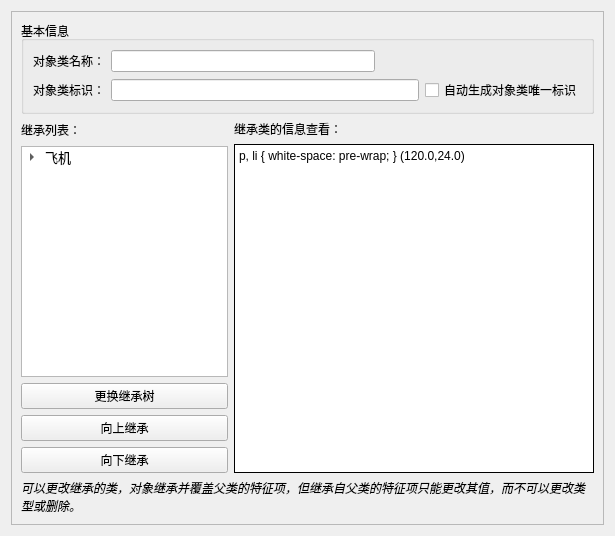
<?xml version="1.0" encoding="UTF-8"?>
<ui version="4.0">
 <class>ObjectClassBasicInfoWidget</class>
 <widget class="QWidget" name="ObjectClassBasicInfoWidget">
  <property name="geometry">
   <rect>
    <x>0</x>
    <y>0</y>
    <width>615</width>
    <height>536</height>
   </rect>
  </property>
  <property name="windowTitle">
   <string>对象类基本信息</string>
  </property>
  <layout class="QGridLayout" name="gridLayout_3">
   <item row="0" column="0">
    <widget class="QScrollArea" name="scrollArea">
     <property name="frameShape">
      <enum>QFrame::StyledPanel</enum>
     </property>
     <property name="widgetResizable">
      <bool>true</bool>
     </property>
     <widget class="QWidget" name="scrollAreaWidgetContents">
      <property name="geometry">
       <rect>
        <x>0</x>
        <y>0</y>
        <width>595</width>
        <height>516</height>
       </rect>
      </property>
      <layout class="QGridLayout" name="gridLayout_2">
       <item row="0" column="0">
        <layout class="QVBoxLayout" name="verticalLayout_4">
         <item>
          <widget class="QGroupBox" name="groupBox">
           <property name="title">
            <string>基本信息</string>
           </property>
           <layout class="QGridLayout" name="gridLayout">
            <item row="0" column="0">
             <layout class="QVBoxLayout" name="verticalLayout_3">
              <item>
               <layout class="QHBoxLayout" name="horizontalLayout">
                <item>
                 <widget class="QLabel" name="label">
                  <property name="text">
                   <string>对象类名称：</string>
                  </property>
                 </widget>
                </item>
                <item>
                 <widget class="QLineEdit" name="lineEdit_name">
                  <property name="minimumSize">
                   <size>
                    <width>264</width>
                    <height>0</height>
                   </size>
                  </property>
                 </widget>
                </item>
                <item>
                 <spacer name="horizontalSpacer">
                  <property name="orientation">
                   <enum>Qt::Horizontal</enum>
                  </property>
                  <property name="sizeHint" stdset="0">
                   <size>
                    <width>218</width>
                    <height>20</height>
                   </size>
                  </property>
                 </spacer>
                </item>
               </layout>
              </item>
              <item>
               <layout class="QHBoxLayout" name="horizontalLayout_2">
                <item>
                 <widget class="QLabel" name="label_2">
                  <property name="text">
                   <string>对象类标识：</string>
                  </property>
                 </widget>
                </item>
                <item>
                 <widget class="QLineEdit" name="lineEdit_oid">
                  <property name="minimumSize">
                   <size>
                    <width>200</width>
                    <height>0</height>
                   </size>
                  </property>
                 </widget>
                </item>
                <item>
                 <widget class="QCheckBox" name="checkBox">
                  <property name="text">
                   <string>自动生成对象类唯一标识</string>
                  </property>
                 </widget>
                </item>
               </layout>
              </item>
             </layout>
            </item>
           </layout>
          </widget>
         </item>
         <item>
          <layout class="QHBoxLayout" name="horizontalLayout_3">
           <item>
            <layout class="QVBoxLayout" name="verticalLayout">
             <item>
              <layout class="QHBoxLayout" name="horizontalLayout_4">
               <item>
                <widget class="QLabel" name="label_3">
                 <property name="text">
                  <string>继承列表：</string>
                 </property>
                </widget>
               </item>
               <item>
                <spacer name="horizontalSpacer_2">
                 <property name="orientation">
                  <enum>Qt::Horizontal</enum>
                 </property>
                 <property name="sizeHint" stdset="0">
                  <size>
                   <width>40</width>
                   <height>20</height>
                  </size>
                 </property>
                </spacer>
               </item>
              </layout>
             </item>
             <item>
              <widget class="QTreeWidget" name="treeWidget_inherit">
               <property name="minimumSize">
                <size>
                 <width>160</width>
                 <height>0</height>
                </size>
               </property>
               <property name="maximumSize">
                <size>
                 <width>300</width>
                 <height>16777215</height>
                </size>
               </property>
               <property name="iconSize">
                <size>
                 <width>30</width>
                 <height>30</height>
                </size>
               </property>
               <property name="allColumnsShowFocus">
                <bool>false</bool>
               </property>
               <property name="headerHidden">
                <bool>true</bool>
               </property>
               <column>
                <property name="text">
                 <string notr="true">1</string>
                </property>
               </column>
               <item>
                <property name="text">
                 <string>飞机</string>
                </property>
                <property name="font">
                 <font>
                  <pointsize>10</pointsize>
                 </font>
                </property>
                <property name="icon">
                 <iconset resource="../ModelingTool.qrc">
                  <normaloff>:/ModelingTool/Images/class.png</normaloff>:/ModelingTool/Images/class.png</iconset>
                </property>
                <item>
                 <property name="text">
                  <string>直95</string>
                 </property>
                 <property name="font">
                  <font>
                   <pointsize>10</pointsize>
                  </font>
                 </property>
                 <property name="icon">
                  <iconset resource="../ModelingTool.qrc">
                   <normaloff>:/ModelingTool/Images/selectedObjectClass.png</normaloff>:/ModelingTool/Images/selectedObjectClass.png</iconset>
                 </property>
                </item>
               </item>
              </widget>
             </item>
             <item>
              <widget class="QPushButton" name="pushButton_changeInherit">
               <property name="text">
                <string>更换继承树</string>
               </property>
              </widget>
             </item>
             <item>
              <widget class="QPushButton" name="pushButton_upInherit">
               <property name="text">
                <string>向上继承</string>
               </property>
              </widget>
             </item>
             <item>
              <widget class="QPushButton" name="pushButton_downInherit">
               <property name="text">
                <string>向下继承</string>
               </property>
              </widget>
             </item>
            </layout>
           </item>
           <item>
            <layout class="QVBoxLayout" name="verticalLayout_2">
             <item>
              <layout class="QHBoxLayout" name="horizontalLayout_5">
               <item>
                <widget class="QLabel" name="label_4">
                 <property name="text">
                  <string>继承类的信息查看：</string>
                 </property>
                </widget>
               </item>
               <item>
                <spacer name="horizontalSpacer_3">
                 <property name="orientation">
                  <enum>Qt::Horizontal</enum>
                 </property>
                 <property name="sizeHint" stdset="0">
                  <size>
                   <width>37</width>
                   <height>17</height>
                  </size>
                 </property>
                </spacer>
               </item>
              </layout>
             </item>
             <item>
              <widget class="QTextEdit" name="textEdit">
               <property name="minimumSize">
                <size>
                 <width>360</width>
                 <height>300</height>
                </size>
               </property>
               <property name="frameShape">
                <enum>QFrame::Box</enum>
               </property>
               <property name="frameShadow">
                <enum>QFrame::Plain</enum>
               </property>
               <property name="html">
                <string>&lt;!DOCTYPE HTML PUBLIC &quot;-//W3C//DTD HTML 4.0//EN&quot; &quot;http://www.w3.org/TR/REC-html40/strict.dtd&quot;&gt;
&lt;html&gt;&lt;head&gt;&lt;meta name=&quot;qrichtext&quot; content=&quot;1&quot; /&gt;&lt;style type=&quot;text/css&quot;&gt;
p, li { white-space: pre-wrap; }
&lt;/style&gt;&lt;/head&gt;&lt;body style=&quot; font-family:'SimSun'; font-size:9pt; font-weight:400; font-style:normal;&quot;&gt;
&lt;p style=&quot; margin-top:0px; margin-bottom:0px; margin-left:0px; margin-right:0px; -qt-block-indent:0; text-indent:0px;&quot;&gt;&amp;lt;?xml version=&amp;quot;1.0&amp;quot; encoding=&amp;quot;GB2312&amp;quot; standalone=&amp;quot;yes&amp;quot; ?&amp;gt;&lt;/p&gt;
&lt;p style=&quot; margin-top:0px; margin-bottom:0px; margin-left:0px; margin-right:0px; -qt-block-indent:0; text-indent:0px;&quot;&gt;&amp;lt;!--对象描述文件，格式见【对象格式说明.xml】--&amp;gt;&lt;/p&gt;
&lt;p style=&quot; margin-top:0px; margin-bottom:0px; margin-left:0px; margin-right:0px; -qt-block-indent:0; text-indent:0px;&quot;&gt;&amp;lt;Root Desc=&amp;quot;对象描述文件&amp;quot; Version=&amp;quot;1.0&amp;quot; Author=&amp;quot;wuyuguo&amp;quot; Date=&amp;quot;2017-10-10&amp;quot; Path=&amp;quot;F:/VBF_DATA&amp;quot;&amp;gt;&lt;/p&gt;
&lt;p style=&quot; margin-top:0px; margin-bottom:0px; margin-left:0px; margin-right:0px; -qt-block-indent:0; text-indent:0px;&quot;&gt;	&amp;lt;DocRef URL=&amp;quot;./Airplane.stc&amp;quot;/&amp;gt;&lt;/p&gt;
&lt;p style=&quot; margin-top:0px; margin-bottom:0px; margin-left:0px; margin-right:0px; -qt-block-indent:0; text-indent:0px;&quot;&gt;    &lt;/p&gt;
&lt;p style=&quot; margin-top:0px; margin-bottom:0px; margin-left:0px; margin-right:0px; -qt-block-indent:0; text-indent:0px;&quot;&gt;	&amp;lt;ObjectTemplate TemplateID=&amp;quot;PALNE00000&amp;quot; ID=&amp;quot;Z9500000&amp;quot; Name=&amp;quot;直九五&amp;quot; Type=&amp;quot;70000001&amp;quot; SRSID=&amp;quot;epsg:4610&amp;quot; TRSID=&amp;quot;UTC&amp;quot; TimeFormat=&amp;quot;yyyy-mm-dd:hh-mm-ss.xxx&amp;quot; BeginTime=&amp;quot;2017-10-10:10-00-00.000&amp;quot; EndTime=&amp;quot;2017-10-10:00-12-00.000&amp;quot;&amp;gt;&lt;/p&gt;
&lt;p style=&quot; margin-top:0px; margin-bottom:0px; margin-left:0px; margin-right:0px; -qt-block-indent:0; text-indent:0px;&quot;&gt;        &amp;lt;Parameters&amp;gt;&lt;/p&gt;
&lt;p style=&quot; margin-top:0px; margin-bottom:0px; margin-left:0px; margin-right:0px; -qt-block-indent:0; text-indent:0px;&quot;&gt;            &amp;lt;Parameter Name=&amp;quot;测试参数&amp;quot; ValueType=&amp;quot;string&amp;quot; Value=&amp;quot;UnKnown&amp;quot; /&amp;gt;&lt;/p&gt;
&lt;p style=&quot; margin-top:0px; margin-bottom:0px; margin-left:0px; margin-right:0px; -qt-block-indent:0; text-indent:0px;&quot;&gt;        &amp;lt;/Parameters&amp;gt;&lt;/p&gt;
&lt;p style=&quot; margin-top:0px; margin-bottom:0px; margin-left:0px; margin-right:0px; -qt-block-indent:0; text-indent:0px;&quot;&gt;        &amp;lt;Attrs&amp;gt;&lt;/p&gt;
&lt;p style=&quot; margin-top:0px; margin-bottom:0px; margin-left:0px; margin-right:0px; -qt-block-indent:0; text-indent:0px;&quot;&gt;            &amp;lt;Attr Name=&amp;quot;最大飞行高度&amp;quot; Type=&amp;quot;static&amp;quot; ValueType=&amp;quot;int&amp;quot; Value=&amp;quot;8000&amp;quot; /&amp;gt;&lt;/p&gt;
&lt;p style=&quot; margin-top:0px; margin-bottom:0px; margin-left:0px; margin-right:0px; -qt-block-indent:0; text-indent:0px;&quot;&gt;        &amp;lt;/Attrs&amp;gt;&lt;/p&gt;
&lt;p style=&quot; margin-top:0px; margin-bottom:0px; margin-left:0px; margin-right:0px; -qt-block-indent:0; text-indent:0px;&quot;&gt;        &amp;lt;Position Type=&amp;quot;static&amp;quot; Shape=&amp;quot;Point&amp;quot; Format=&amp;quot;BL&amp;quot; SRSID=&amp;quot;epsg:4610&amp;quot; TRSID=&amp;quot;UTC&amp;quot; TimeFormat=&amp;quot;yyyy-mm-dd:hh-mm-ss.xxx&amp;quot;&amp;gt;&lt;/p&gt;
&lt;p style=&quot; margin-top:0px; margin-bottom:0px; margin-left:0px; margin-right:0px; -qt-block-indent:0; text-indent:0px;&quot;&gt;			&amp;lt;Point&amp;gt;(120.0,24.0)&amp;lt;/Point&amp;gt;&lt;/p&gt;
&lt;p style=&quot; margin-top:0px; margin-bottom:0px; margin-left:0px; margin-right:0px; -qt-block-indent:0; text-indent:0px;&quot;&gt;		&amp;lt;/Position&amp;gt;&lt;/p&gt;
&lt;p style=&quot; margin-top:0px; margin-bottom:0px; margin-left:0px; margin-right:0px; -qt-block-indent:0; text-indent:0px;&quot;&gt;        &amp;lt;Forms&amp;gt;&lt;/p&gt;
&lt;p style=&quot; margin-top:0px; margin-bottom:0px; margin-left:0px; margin-right:0px; -qt-block-indent:0; text-indent:0px;&quot;&gt;            &amp;lt;Form Name=&amp;quot;Default&amp;quot; Time=&amp;quot;2017-10-10&amp;quot; State=&amp;quot;Normal&amp;quot; Scale=&amp;quot;10000&amp;quot; LocationDependence=&amp;quot;false&amp;quot;&amp;gt;&lt;/p&gt;
&lt;p style=&quot; margin-top:0px; margin-bottom:0px; margin-left:0px; margin-right:0px; -qt-block-indent:0; text-indent:0px;&quot;&gt;                &amp;lt;Part Name=&amp;quot;机身&amp;quot; Type=&amp;quot;3DModel&amp;quot; DataFormat=&amp;quot;VMESH&amp;quot; URL=&amp;quot;Model/Zhi9Wu/JiTi.VMESH&amp;quot; /&amp;gt;&lt;/p&gt;
&lt;p style=&quot; margin-top:0px; margin-bottom:0px; margin-left:0px; margin-right:0px; -qt-block-indent:0; text-indent:0px;&quot;&gt;                &amp;lt;Part Name=&amp;quot;QianLuoXuanJiang&amp;quot; Type=&amp;quot;3DModel&amp;quot; DataFormat=&amp;quot;VMESH&amp;quot; URL=&amp;quot;Model/Zhi9Wu/DaLuoXuanJiang.VMESH&amp;quot; Translation=&amp;quot;(-2.225, 0.0, 1.15)&amp;quot; /&amp;gt;&lt;/p&gt;
&lt;p style=&quot; margin-top:0px; margin-bottom:0px; margin-left:0px; margin-right:0px; -qt-block-indent:0; text-indent:0px;&quot;&gt;                &amp;lt;Part Name=&amp;quot;HouLuoXuanJiang&amp;quot; Type=&amp;quot;3DModel&amp;quot; DataFormat=&amp;quot;VMESH&amp;quot; URL=&amp;quot;Model/Zhi9Wu/XiaoLuoXuanJiang.VMESH&amp;quot; Translation=&amp;quot;(5.58, -0.023, -0.603)&amp;quot; /&amp;gt;&lt;/p&gt;
&lt;p style=&quot; margin-top:0px; margin-bottom:0px; margin-left:0px; margin-right:0px; -qt-block-indent:0; text-indent:0px;&quot;&gt;            &amp;lt;/Form&amp;gt;&lt;/p&gt;
&lt;p style=&quot; margin-top:0px; margin-bottom:0px; margin-left:0px; margin-right:0px; -qt-block-indent:0; text-indent:0px;&quot;&gt;            &amp;lt;Form Name=&amp;quot;2D&amp;quot; Time=&amp;quot;2017-10-10&amp;quot; State=&amp;quot;Normal&amp;quot; Scale=&amp;quot;10000&amp;quot; LocationDependence=&amp;quot;true&amp;quot;&amp;gt;&lt;/p&gt;
&lt;p style=&quot; margin-top:0px; margin-bottom:0px; margin-left:0px; margin-right:0px; -qt-block-indent:0; text-indent:0px;&quot;&gt;                &amp;lt;Part Name=&amp;quot;All&amp;quot; Type=&amp;quot;Image&amp;quot; DataFormat=&amp;quot;svg&amp;quot; URL=&amp;quot;&amp;quot; /&amp;gt;&lt;/p&gt;
&lt;p style=&quot; margin-top:0px; margin-bottom:0px; margin-left:0px; margin-right:0px; -qt-block-indent:0; text-indent:0px;&quot;&gt;            &amp;lt;/Form&amp;gt;&lt;/p&gt;
&lt;p style=&quot; margin-top:0px; margin-bottom:0px; margin-left:0px; margin-right:0px; -qt-block-indent:0; text-indent:0px;&quot;&gt;        &amp;lt;/Forms&amp;gt;&lt;/p&gt;
&lt;p style=&quot; margin-top:0px; margin-bottom:0px; margin-left:0px; margin-right:0px; -qt-block-indent:0; text-indent:0px;&quot;&gt;        &amp;lt;Parts&amp;gt;&lt;/p&gt;
&lt;p style=&quot; margin-top:0px; margin-bottom:0px; margin-left:0px; margin-right:0px; -qt-block-indent:0; text-indent:0px;&quot;&gt;            &amp;lt;Part Name=&amp;quot;机身&amp;quot; ID=&amp;quot;ID&amp;quot; RefObjectID=&amp;quot;RefObjectID&amp;quot; /&amp;gt;&lt;/p&gt;
&lt;p style=&quot; margin-top:0px; margin-bottom:0px; margin-left:0px; margin-right:0px; -qt-block-indent:0; text-indent:0px;&quot;&gt;            &amp;lt;Part Name=&amp;quot;前螺旋桨&amp;quot; ID=&amp;quot;ID&amp;quot; RefObjectID=&amp;quot;RefObjectID&amp;quot; Translation=&amp;quot;(-2.225, 0.0, 1.15)&amp;quot; /&amp;gt;&lt;/p&gt;
&lt;p style=&quot; margin-top:0px; margin-bottom:0px; margin-left:0px; margin-right:0px; -qt-block-indent:0; text-indent:0px;&quot;&gt;            &amp;lt;Part Name=&amp;quot;后螺旋桨&amp;quot; ID=&amp;quot;ID&amp;quot; RefObjectID=&amp;quot;RefObjectID&amp;quot; Translation=&amp;quot;(5.58, -0.023, -0.603)&amp;quot; /&amp;gt;&lt;/p&gt;
&lt;p style=&quot; margin-top:0px; margin-bottom:0px; margin-left:0px; margin-right:0px; -qt-block-indent:0; text-indent:0px;&quot;&gt;        &amp;lt;/Parts&amp;gt;&lt;/p&gt;
&lt;p style=&quot; margin-top:0px; margin-bottom:0px; margin-left:0px; margin-right:0px; -qt-block-indent:0; text-indent:0px;&quot;&gt;        &amp;lt;Actions&amp;gt;&lt;/p&gt;
&lt;p style=&quot; margin-top:0px; margin-bottom:0px; margin-left:0px; margin-right:0px; -qt-block-indent:0; text-indent:0px;&quot;&gt;            &amp;lt;Action Name=&amp;quot;前螺旋桨转动&amp;quot; ObjectID=&amp;quot;QianLuoXuanJiang&amp;quot; Type=&amp;quot;RotateAxis&amp;quot; Trigger=&amp;quot;COMMAND&amp;quot;&amp;gt;&lt;/p&gt;
&lt;p style=&quot; margin-top:0px; margin-bottom:0px; margin-left:0px; margin-right:0px; -qt-block-indent:0; text-indent:0px;&quot;&gt;                &amp;lt;Parameters&amp;gt;&lt;/p&gt;
&lt;p style=&quot; margin-top:0px; margin-bottom:0px; margin-left:0px; margin-right:0px; -qt-block-indent:0; text-indent:0px;&quot;&gt;                    &amp;lt;Parameter Name=&amp;quot;Direction&amp;quot; ValueType=&amp;quot;string&amp;quot; Value=&amp;quot;CCW&amp;quot; /&amp;gt;&lt;/p&gt;
&lt;p style=&quot; margin-top:0px; margin-bottom:0px; margin-left:0px; margin-right:0px; -qt-block-indent:0; text-indent:0px;&quot;&gt;					&amp;lt;Parameter Name=&amp;quot;Axis&amp;quot; ValueType=&amp;quot;string&amp;quot; Value=&amp;quot;(0, 0, -1)&amp;quot; /&amp;gt;&lt;/p&gt;
&lt;p style=&quot; margin-top:0px; margin-bottom:0px; margin-left:0px; margin-right:0px; -qt-block-indent:0; text-indent:0px;&quot;&gt;                    &amp;lt;Parameter Name=&amp;quot;Speed&amp;quot; ValueType=&amp;quot;int&amp;quot; Value=&amp;quot;720&amp;quot; /&amp;gt;&lt;/p&gt;
&lt;p style=&quot; margin-top:0px; margin-bottom:0px; margin-left:0px; margin-right:0px; -qt-block-indent:0; text-indent:0px;&quot;&gt;                &amp;lt;/Parameters&amp;gt;&lt;/p&gt;
&lt;p style=&quot; margin-top:0px; margin-bottom:0px; margin-left:0px; margin-right:0px; -qt-block-indent:0; text-indent:0px;&quot;&gt;            &amp;lt;/Action&amp;gt;&lt;/p&gt;
&lt;p style=&quot; margin-top:0px; margin-bottom:0px; margin-left:0px; margin-right:0px; -qt-block-indent:0; text-indent:0px;&quot;&gt;            &amp;lt;Action Name=&amp;quot;后螺旋桨转动&amp;quot; ObjectID=&amp;quot;HouLuoXuanJiang&amp;quot; Type=&amp;quot;RotateAxis&amp;quot; Trigger=&amp;quot;COMMAND&amp;quot;&amp;gt;&lt;/p&gt;
&lt;p style=&quot; margin-top:0px; margin-bottom:0px; margin-left:0px; margin-right:0px; -qt-block-indent:0; text-indent:0px;&quot;&gt;                &amp;lt;Parameters&amp;gt;&lt;/p&gt;
&lt;p style=&quot; margin-top:0px; margin-bottom:0px; margin-left:0px; margin-right:0px; -qt-block-indent:0; text-indent:0px;&quot;&gt;                    &amp;lt;Parameter Name=&amp;quot;Direction&amp;quot; ValueType=&amp;quot;string&amp;quot; Value=&amp;quot;CCW&amp;quot; /&amp;gt;&lt;/p&gt;
&lt;p style=&quot; margin-top:0px; margin-bottom:0px; margin-left:0px; margin-right:0px; -qt-block-indent:0; text-indent:0px;&quot;&gt;					&amp;lt;Parameter Name=&amp;quot;Axis&amp;quot; ValueType=&amp;quot;string&amp;quot; Value=&amp;quot;(0, 1, 0)&amp;quot; /&amp;gt;&lt;/p&gt;
&lt;p style=&quot; margin-top:0px; margin-bottom:0px; margin-left:0px; margin-right:0px; -qt-block-indent:0; text-indent:0px;&quot;&gt;                    &amp;lt;Parameter Name=&amp;quot;Speed&amp;quot; ValueType=&amp;quot;int&amp;quot; Value=&amp;quot;540&amp;quot; /&amp;gt;&lt;/p&gt;
&lt;p style=&quot; margin-top:0px; margin-bottom:0px; margin-left:0px; margin-right:0px; -qt-block-indent:0; text-indent:0px;&quot;&gt;                &amp;lt;/Parameters&amp;gt;&lt;/p&gt;
&lt;p style=&quot; margin-top:0px; margin-bottom:0px; margin-left:0px; margin-right:0px; -qt-block-indent:0; text-indent:0px;&quot;&gt;            &amp;lt;/Action&amp;gt;&lt;/p&gt;
&lt;p style=&quot; margin-top:0px; margin-bottom:0px; margin-left:0px; margin-right:0px; -qt-block-indent:0; text-indent:0px;&quot;&gt;        &amp;lt;/Actions&amp;gt;&lt;/p&gt;
&lt;p style=&quot; margin-top:0px; margin-bottom:0px; margin-left:0px; margin-right:0px; -qt-block-indent:0; text-indent:0px;&quot;&gt;    &amp;lt;/ObjectTemplate&amp;gt;&lt;/p&gt;
&lt;p style=&quot;-qt-paragraph-type:empty; margin-top:0px; margin-bottom:0px; margin-left:0px; margin-right:0px; -qt-block-indent:0; text-indent:0px;&quot;&gt;&lt;br /&gt;&lt;/p&gt;
&lt;p style=&quot; margin-top:0px; margin-bottom:0px; margin-left:0px; margin-right:0px; -qt-block-indent:0; text-indent:0px;&quot;&gt;&amp;lt;/Root&amp;gt;&lt;/p&gt;
&lt;p style=&quot;-qt-paragraph-type:empty; margin-top:0px; margin-bottom:0px; margin-left:0px; margin-right:0px; -qt-block-indent:0; text-indent:0px;&quot;&gt;&lt;br /&gt;&lt;/p&gt;&lt;/body&gt;&lt;/html&gt;</string>
               </property>
              </widget>
             </item>
            </layout>
           </item>
          </layout>
         </item>
         <item>
          <widget class="QLabel" name="label_5">
           <property name="font">
            <font>
             <italic>true</italic>
            </font>
           </property>
           <property name="lineWidth">
            <number>1</number>
           </property>
           <property name="text">
            <string>可以更改继承的类，对象继承并覆盖父类的特征项，但继承自父类的特征项只能更改其值，而不可以更改类型或删除。</string>
           </property>
           <property name="wordWrap">
            <bool>true</bool>
           </property>
          </widget>
         </item>
        </layout>
       </item>
      </layout>
     </widget>
    </widget>
   </item>
  </layout>
 </widget>
 <resources>
  <include location="../ModelingTool.qrc"/>
 </resources>
 <connections/>
</ui>
